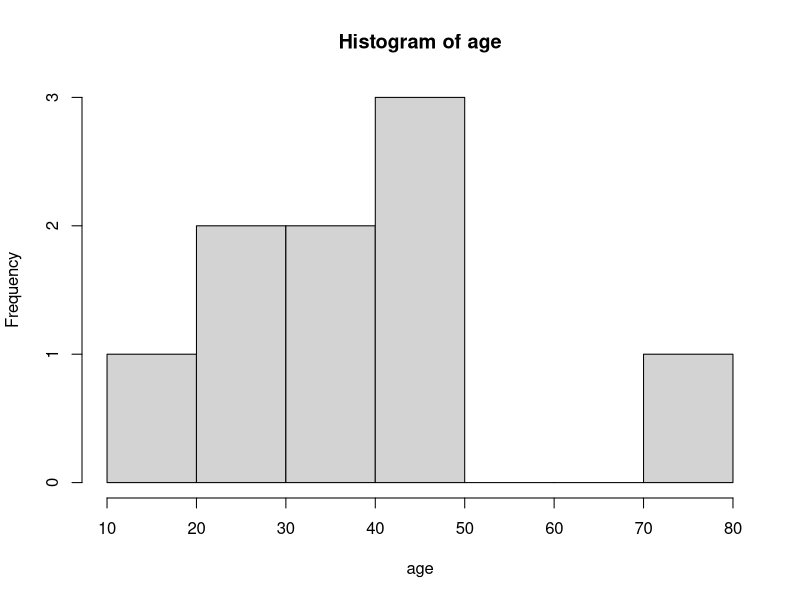
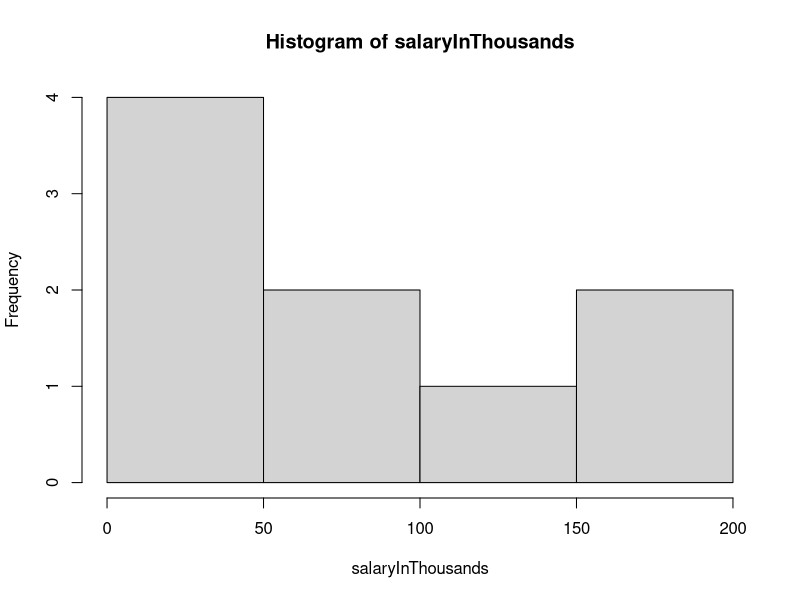
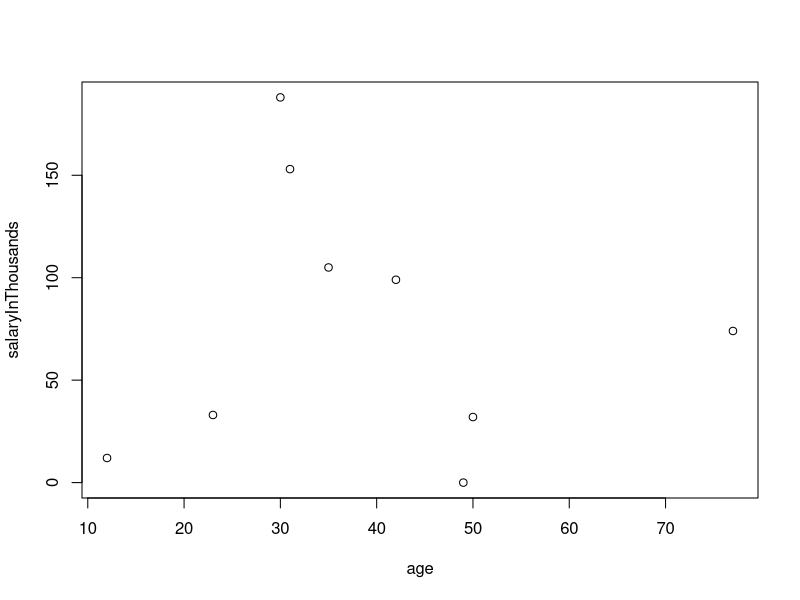

Source code (R) for these figures, in order:
age <- c(23, 35, 31, 49, 77, 42, 50, 30, 12)
salaryInThousands <- c(33, 105, 153, 0, 74, 99, 32, 188, 12)

mean(age)
sd(age)
var(salaryInThousands)
cor(age,salaryInThousands)
hist(age)
hist(salaryInThousands)
plot(age,salaryInThousands)


